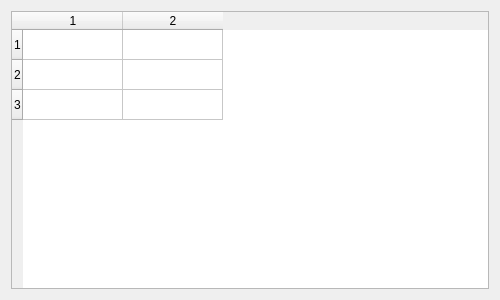
<?xml version="1.0" encoding="UTF-8"?>
<ui version="4.0"><class>Dialog</class><widget class="QDialog" name="Dialog"><property name="geometry"><rect><x>0</x><y>0</y><width>500</width><height>300</height></rect></property><property name="windowTitle"><string>Scroll no_scroll_3x2</string></property><layout class="QVBoxLayout" name="verticalLayout"><property name="leftMargin"><number>11</number></property><property name="topMargin"><number>11</number></property><property name="rightMargin"><number>11</number></property><property name="bottomMargin"><number>11</number></property><property name="spacing"><number>6</number></property><item><widget class="QTableWidget" name="table"><property name="rowCount"><number>3</number></property><property name="columnCount"><number>2</number></property></widget></item></layout></widget></ui>
